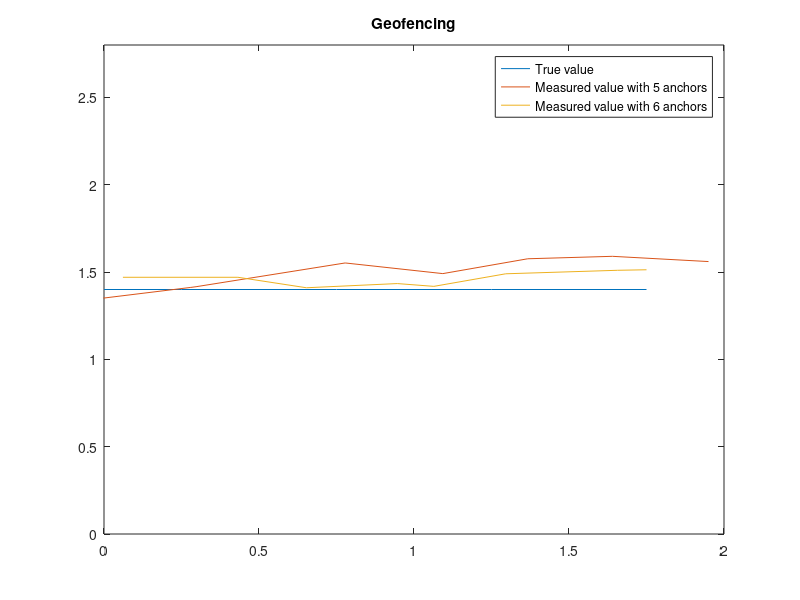

The MATLAB script that drew this image:
x=[0,0.25,0.5,0.75,1,1.25,1.5,1.75];
y=[1.4,1.4,1.4,1.4,1.4,1.4,1.4,1.4,];
ans1=plot(x,y,'-');
hold on
x_geo1=[-0.033,0.280,0.297,0.778,1.093,1.367,1.64,1.95];
y_geo1=[1.344,1.412,1.416,1.552,1.491,1.576,1.59,1.56];
x_geo2=[0.061,0.432,0.653,0.946,1.064,1.296,1.656,1.75];
y_geo2=[1.47,1.47,1.41,1.434,1.418,1.490,1.510,1.513];
ans2=plot(x_geo1,y_geo1,'-');
ans3=plot(x_geo2,y_geo2,'-');
axis([0 2 0 2.8]);
legend([ans1,ans2,ans3],'True value','Measured value with 5 anchors','Measured value with 6 anchors');
title('Geofencing');

